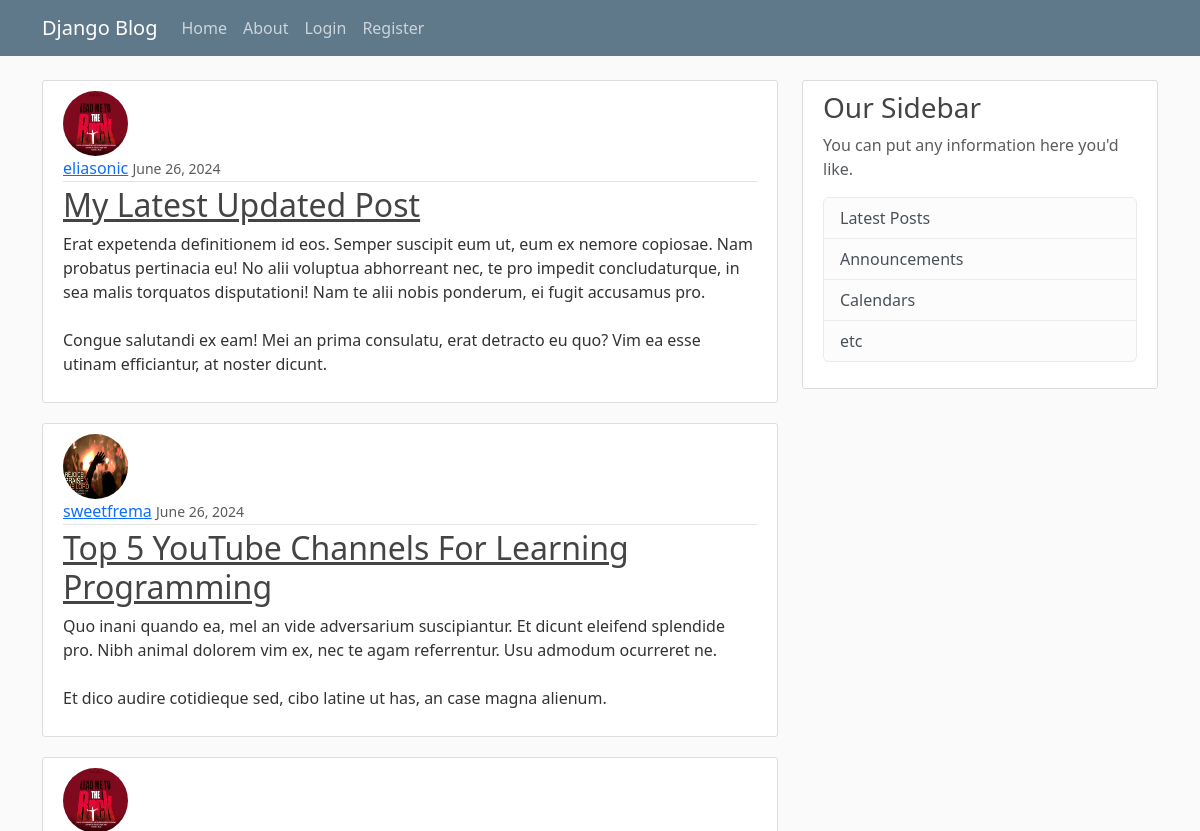
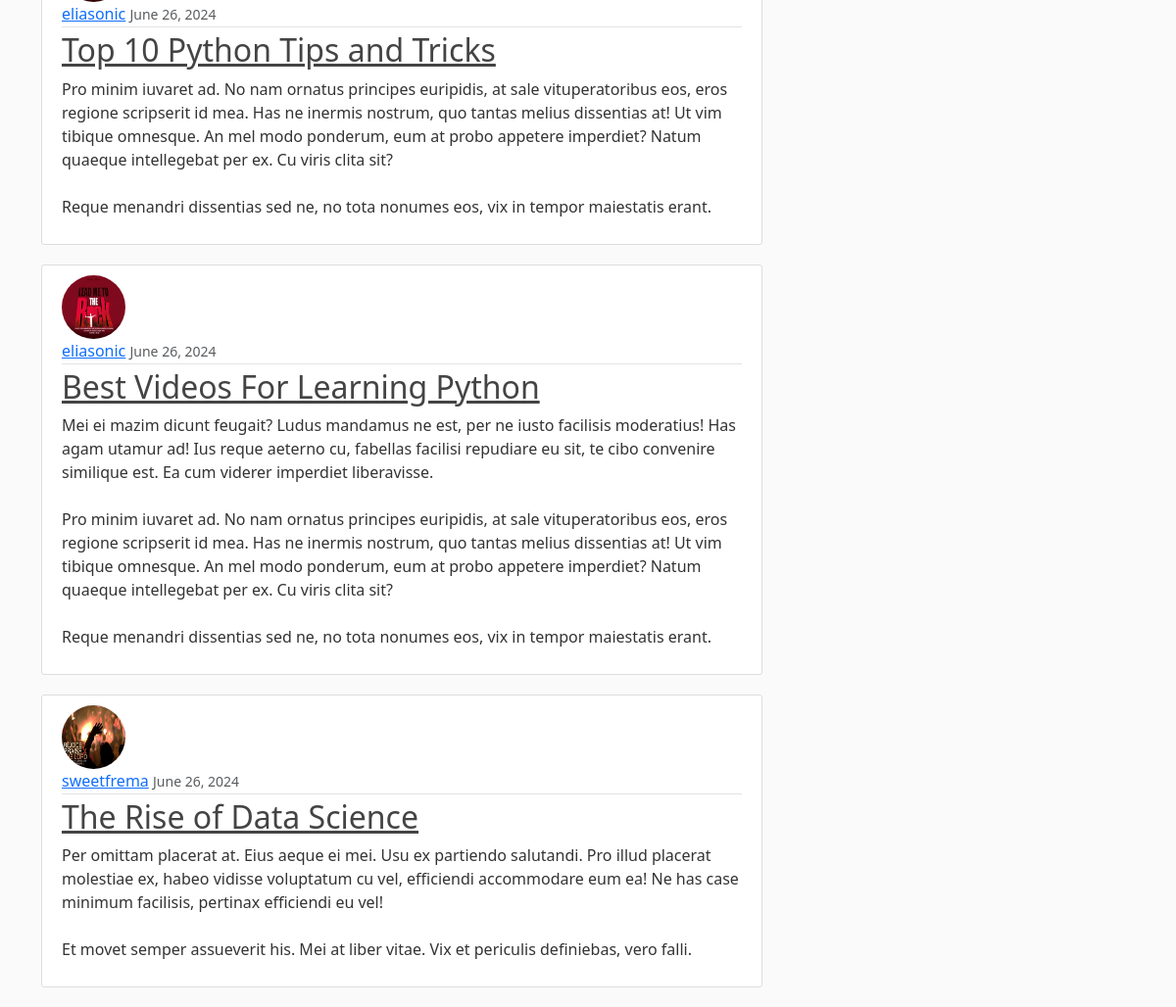
The page / on the database its author committed (2 pictures, top to bottom).
### blog/models.py (models this page shows, shortened)
class Post(models.Model):
    title = models.CharField(max_length=100)
    content = models.TextField()
    date_posted = models.DateTimeField(default=timezone.now)
    author = models.ForeignKey(User, on_delete=models.CASCADE)

### users/models.py (models this page shows, shortened)
class Profile(models.Model):
    user = models.OneToOneField(User, on_delete=models.CASCADE)
    image = models.ImageField(default="default.jpg", upload_to="profile_pics")

### blog/views.py (the view)
# urls.py: path('', PostListView.as_view(), name='blog-home'),
class PostListView(ListView):
    model = Post
    template_name = 'blog/home.html'  # <app>/<model>_<viewtype>.html
    context_object_name = 'posts'
    ordering = ['-date_posted']
    paginate_by = 5

### blog/templates/blog/home.html
{% extends 'blog/base.html' %}
{% block content %}
    {% for post in posts %}
        <article class="media content-section">
            <img class="rounded-circle article-img" src="{{ post.author.profile.image.url }}">
            <div class="media-body">
                <div class="article-metadata">
                    <a class="mr-2" href="#">{{ post.author }}</a>
                    <small class="text-muted">{{ post.date_posted|date:'F d, Y' }}</small>
                </div>
                <h2><a class="article-title" href="{% url 'post-detail' post.id %}">{{ post.title }}</a></h2>
                <p class="article-content">{{ post.content }}</p>
            </div>
        </article>
    {% endfor %}
{% endblock %}

### blog/static/blog/main.css (style rules this page uses)
body { background: #fafafa; color: #333333; margin-top: 5rem; }
h1, h2, h3, h4, h5, h6 { color: #444444; }
.content-section { background: #ffffff; padding: 10px 20px; border: 1px solid #dddddd; border-radius: 3px; margin-bottom: 20px; }
.article-title { color: #444444; }
.article-content { white-space: pre-line; }
.article-img { height: 65px; width: 65px; margin-right: 16px; }
.article-metadata { padding-bottom: 1px; margin-bottom: 4px; border-bottom: 1px solid #e3e3e3 }

### rows shown on the page
Post: author.profile.image (picture), author "eliasonic", date_posted "June 26, 2024", title "My Latest Updated Post", content "Erat expetenda definitionem id eos. Semper suscipit eum ut, eum ex nemore copiosae. Nam probatus pertinacia eu! No alii voluptua abhorreant nec, te pro impedit concludaturque, in sea malis torquatos disputationi! Nam te alii nobis ponderum, ei fugit accusamus pro. Congue salutandi ex eam! Mei an prima consulatu, erat detracto eu quo? Vim ea esse utinam efficiantur, at noster dicunt."
Post: author.profile.image (picture), author "sweetfrema", date_posted "June 26, 2024", title "Top 5 YouTube Channels For Learning Programming", content "Quo inani quando ea, mel an vide adversarium suscipiantur. Et dicunt eleifend splendide pro. Nibh animal dolorem vim ex, nec te agam referrentur. Usu admodum ocurreret ne. Et dico audire cotidieque sed, cibo latine ut has, an case magna alienum."
Post: author.profile.image (picture), author "eliasonic", date_posted "June 26, 2024", title "Top 10 Python Tips and Tricks", content "Pro minim iuvaret ad. No nam ornatus principes euripidis, at sale vituperatoribus eos, eros regione scripserit id mea. Has ne inermis nostrum, quo tantas melius dissentias at! Ut vim tibique omnesque. An mel modo ponderum, eum at probo appetere imperdiet? Natum quaeque intellegebat per ex. Cu viris clita sit? Reque menandri dissentias sed ne, no tota nonumes eos, vix in tempor maiestatis erant."
Post: author.profile.image (picture), author "eliasonic", date_posted "June 26, 2024", title "Best Videos For Learning Python", content "Mei ei mazim dicunt feugait? Ludus mandamus ne est, per ne iusto facilisis moderatius! Has agam utamur ad! Ius reque aeterno cu, fabellas facilisi repudiare eu sit, te cibo convenire similique est. Ea cum viderer imperdiet liberavisse. Pro minim iuvaret ad. No nam ornatus principes euripidis, at sale vituperatoribus eos, eros regione scripserit id mea. Has ne inermis nostrum, quo tantas melius dissentias at! Ut vim tibique omnesque. An mel modo ponderum, eum at probo appetere imperdiet? Natum quaeque intellegebat per ex. Cu viris clita sit? Reque menandri dissentias sed ne, no tota nonumes eos, vix in tempor maiestatis erant."
Post: author.profile.image (picture), author "sweetfrema", date_posted "June 26, 2024", title "The Rise of Data Science", content "Per omittam placerat at. Eius aeque ei mei. Usu ex partiendo salutandi. Pro illud placerat molestiae ex, habeo vidisse voluptatum cu vel, efficiendi accommodare eum ea! Ne has case minimum facilisis, pertinax efficiendi eu vel! Et movet semper assueverit his. Mei at liber vitae. Vix et periculis definiebas, vero falli."
